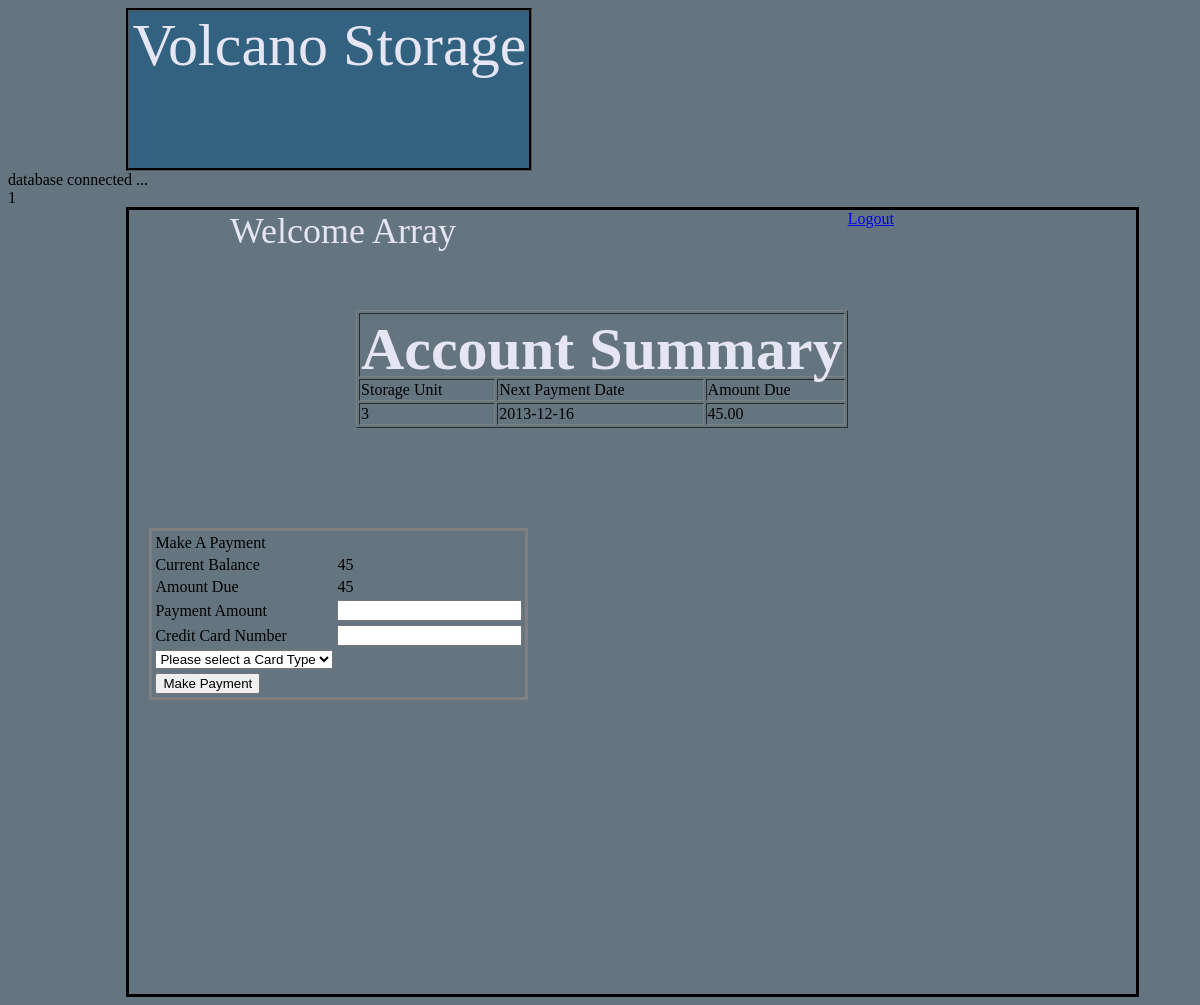
The app's page /customerPage.php (signed in) with its own data.
### tables this page shows
CREATE TABLE IF NOT EXISTS `storageunits` (
  `unitNumber` int(11) NOT NULL,
  `custId` int(11) DEFAULT NULL,
  `unitCost` decimal(10,2) NOT NULL,
  `unitSize` varchar(30) NOT NULL,
  PRIMARY KEY (`unitNumber`)
);

CREATE TABLE IF NOT EXISTS `accountinfo` (
  `idaccountInfo` int(11) NOT NULL AUTO_INCREMENT,
  `startDate` date NOT NULL,
  `monthlyPayment` decimal(6,2) NOT NULL,
  `lastPaymentDate` date NOT NULL,
  `nextPaymentDate` date NOT NULL,
  `userId` int(11) NOT NULL,
  `numberOfStorageUnits` int(11) DEFAULT NULL,
  `previousBalance` decimal(10,2) NOT NULL,
  PRIMARY KEY (`idaccountInfo`)
);

### customerPage.php (the view, shortened to what this page needs)
<html>
<head class="header">
<link rel="stylesheet" type="text/css" href="styleVol.css"/>
  <div id="logoBG">
        Volcano Storage
    </div>
</head>
    <body>
<?php
$currentAmount = 0.00;
$totalAmount = 0.00;
include 'connect.php';
if (empty($_SESSION['validUser']) || $_SESSION['counter'] > 1)
{
    echo 'Sorry you must login to view customer info page.';
    echo '<a href="volcanoHome.html">Return to home page</a>';
}
else
{
    echo $_SESSION['counter'];
echo '<div id="custOuterBox">';
echo '<a href="logout.php">Logout</a>';
echo '<div id="welcomeMess">Welcome '. $_SESSION['validUser'].'</div>';
echo '<div id="accountSummary">';
echo '<table border="solid" >';
echo '<thead><td colspan="4" align="center"><h1>Account Summary</h1></td></thead>';
echo '<tr><td>Storage Unit</td><td>Next Payment Date</td><td>Amount Due</td></tr>';
    $id = $_SESSION['id'];
    $query = 'SELECT storageunits.unitNumber, accountinfo.nextPaymentDate, storageunits.unitCost, accountinfo.monthlyPayment, accountinfo.previousBalance FROM storageunits, accountinfo WHERE storageunits.custId= '.$id.' AND storageunits.custId = accountInfo.userId';
    $result = $db->query($query);
    if ($result)
    {
        while($row = $result->fetch_object())
        {
            echo '<tr>';
            echo '<td>'.$row->unitNumber.'</td>';
            echo '<td>'.$row->nextPaymentDate.'</td>';
            echo '<td>'.$row->unitCost.'</td>';
            $currentAmount += $row->unitCost;
            $totalAmount += ($row->unitCost + $row->previousBalance);
            echo '</tr>';
        }
    }
    else
    {
        die(mysql_error());
    }
    $totalAmount = (double)$totalAmount;
echo '</table>';
echo '</div>';
echo '<form action="makePayment.php" method="post">';
echo '<table id="payMe" >';
echo '<thead><td>Make A Payment</td></thead>';
echo '<tr><td>Current Balance</td><td>'.$currentAmount.'</td></tr>';
echo '<tr><td>Amount Due</td><td>'.$totalAmount.'</td></tr>';
echo '<tr><td>Payment Amount</td><td><input type="text" name="payment"></td></tr>';
echo '<tr><td>Credit Card Number</td><td><input type="text" name="cardNumber"></td></tr>';
echo '<tr><td><select name="cardType">';
echo '<option value="" disabled="disabled" selected="selected">Please select a Card Type</option>';
echo '</select></td></tr>';
echo '<tfoot><td><input type="submit" value="Make Payment"></td></tfoot>';
echo '</table>';
echo '</form>';
echo '</div>';
}
?>
    </body>
    </html>

### styleVol.css (style rules this page uses)
body { background-color:#64757F; min-width:600px; }
h1 { font-family: "arial black"; font-kerning:normal; text-align:center; font-size:60px; color:#E5E5F4; margin-bottom:-2%; }
#logoBG { position:static; z-index:2; border-style:groove; border-color:black; height:20%; width:400px; background-color:#32627F; text-align:center; margin-bottom:0%; margin-left:10%; font-size:60px; color:#E5E5F4; }
#custOuterBox { border-style:solid; height:100%; width:85%; margin-top:0%; margin-left:10%; }
#payMe { position:relative; float:left; display:inline; border-style:solid; margin-left:20px; margin-top:10%; }
#accountSummary { float:left; margin-top:10%; margin-left:-100px; }
#welcomeMess { float:left; margin-left:10%; font-size:36px; color:#E5E5F4; }

### records on screen
storageunits: unitNumber "3", accountinfo.nextPaymentDate "2013-12-16", unitCost "45.00"

### other values on screen
$_SESSION['counter'] "1"
$_SESSION['validUser'] "Array"
$currentAmount "45"
$totalAmount "45"
